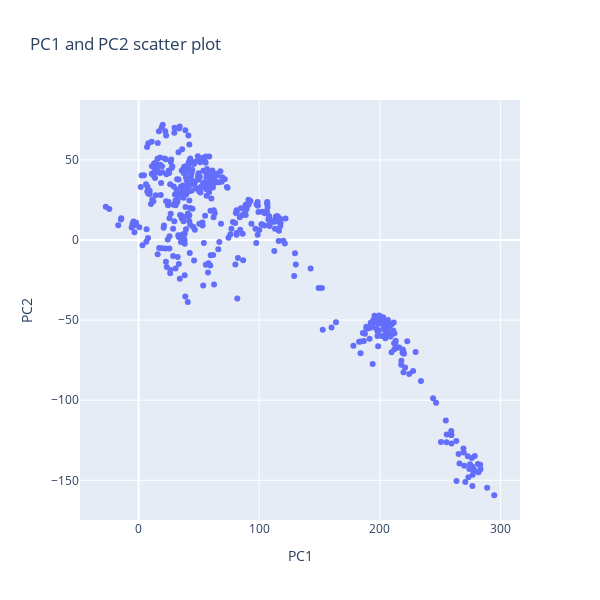

Source (notebook cell):
### Code cell
# 繪製 PC1 、 PC2 圖
import plotly.express as px
fig = px.scatter(pc_df,
                 x = "PC1", 
                 y = "PC2", 
                 title = "PC1 and PC2 scatter plot",
                 labels = {"PC1": "PC1", "PC2": "PC2"}
                 )

fig.update_layout(
    width = 600,  # 設定寬度
    height = 600,  # 設定高度
)

fig.write_html("PC1 and PC2 scatter plot.html")
fig.show()

### Figure 1 — Plotly figure (JSON) as saved in the notebook; plotly's stock layout.template omitted (floating-point values rounded to 4 significant figures; data arrays with more than 128 entries replaced by an {"elided": "..."} marker saying what was removed)
{"data": [{"hovertemplate": "PC1=%{x}<br>PC2=%{y}<extra></extra>", "legendgroup": "", "marker": {"color": "#636efa", "symbol": "circle"}, "mode": "markers", "name": "", "orientation": "v", "showlegend": false, "type": "scatter", "x": {"elided": "506 float values"}, "xaxis": "x", "y": {"elided": "506 float values"}, "yaxis": "y"}], "layout": {"height": 600, "legend": {"tracegroupgap": 0}, "title": {"text": "PC1 and PC2 scatter plot"}, "width": 600, "xaxis": {"anchor": "y", "domain": [0, 1], "title": {"text": "PC1"}}, "yaxis": {"anchor": "x", "domain": [0, 1], "title": {"text": "PC2"}}}}
